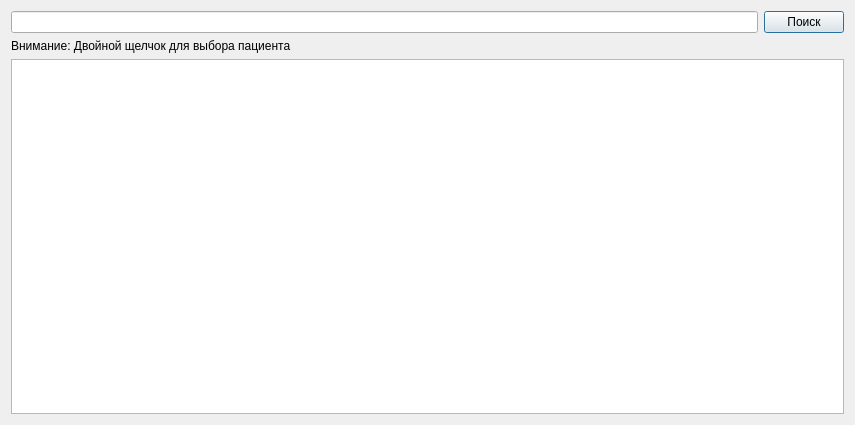
<?xml version="1.0" encoding="UTF-8"?>
<ui version="4.0">
 <class>Dialog_fast_find_patient_id</class>
 <widget class="QDialog" name="Dialog_fast_find_patient_id">
  <property name="geometry">
   <rect>
    <x>0</x>
    <y>0</y>
    <width>855</width>
    <height>425</height>
   </rect>
  </property>
  <property name="windowTitle">
   <string>Dialog</string>
  </property>
  <layout class="QVBoxLayout" name="verticalLayout">
   <item>
    <layout class="QHBoxLayout" name="horizontalLayout">
     <item>
      <widget class="QLineEdit" name="lineEdit"/>
     </item>
     <item>
      <widget class="QPushButton" name="pushButton">
       <property name="text">
        <string>Поиск</string>
       </property>
      </widget>
     </item>
    </layout>
   </item>
   <item>
    <widget class="QLabel" name="label">
     <property name="font">
      <font>
       <stylestrategy>PreferDefault</stylestrategy>
      </font>
     </property>
     <property name="text">
      <string>Внимание: Двойной щелчок для выбора пациента</string>
     </property>
     <property name="textFormat">
      <enum>Qt::AutoText</enum>
     </property>
     <property name="openExternalLinks">
      <bool>false</bool>
     </property>
    </widget>
   </item>
   <item>
    <widget class="QTableView" name="tableView">
     <property name="editTriggers">
      <set>QAbstractItemView::AnyKeyPressed|QAbstractItemView::EditKeyPressed</set>
     </property>
     <property name="selectionMode">
      <enum>QAbstractItemView::SingleSelection</enum>
     </property>
     <property name="selectionBehavior">
      <enum>QAbstractItemView::SelectRows</enum>
     </property>
    </widget>
   </item>
  </layout>
 </widget>
 <resources/>
 <connections/>
</ui>
